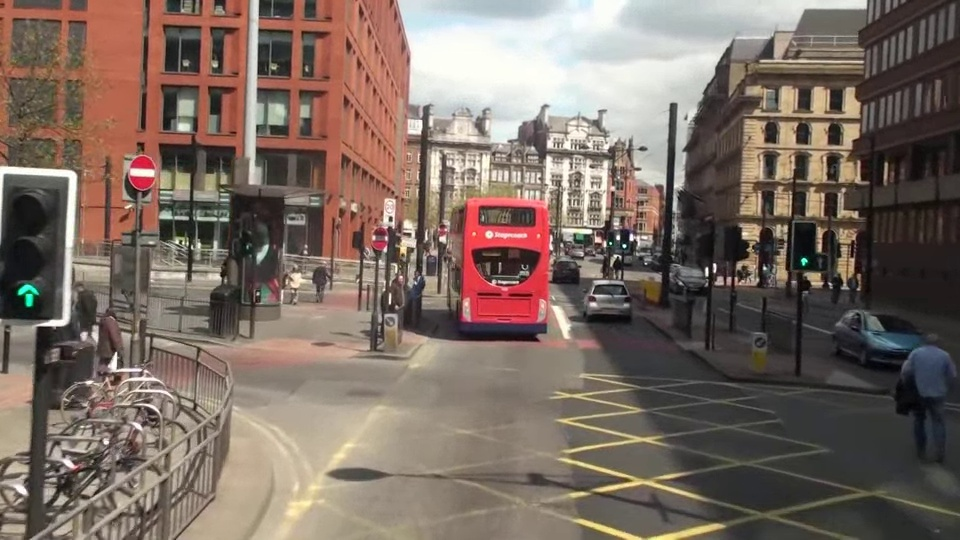
#> input picture E04/mot_color70.jpg, 960 x 540 px
$ python 1.py
#> lines starting #> are read from the running program, lines starting #| are printed output that depends on the picture
import cv2 as cv  # OpenCV를 불러옵니다.
import matplotlib.pyplot as plt  # 시각화용 matplotlib을 불러옵니다.

image_path = "mot_color70.jpg"  # 입력 이미지 파일명을 지정합니다.
image_bgr = cv.imread(image_path)  # 이미지를 BGR 형식으로 읽습니다.
#> image_bgr is the input picture: shape (540, 960, 3); mean B, G, R 98.4, 107.7, 123.2

if image_bgr is None:  # 이미지 로드 실패 여부를 확인합니다.
    raise FileNotFoundError(f"이미지를 찾을 수 없습니다: {image_path}")  # 파일 없음 예외를 발생시킵니다.

gray = cv.cvtColor(image_bgr, cv.COLOR_BGR2GRAY)  # 특징점 검출을 위해 그레이스케일로 변환합니다.
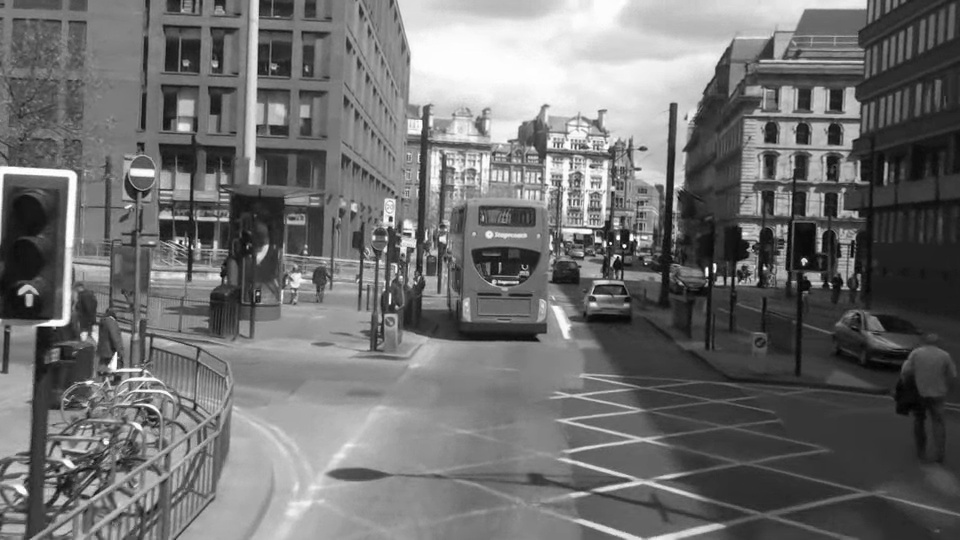
#> gray: shape (540, 960); min 1, max 255, mean 111.3
sift = cv.SIFT_create(nfeatures=1000)  # SIFT 객체를 생성하고 최대 특징점 수를 제한합니다.
keypoints, descriptors = sift.detectAndCompute(gray, None)  # 특징점과 기술자를 계산합니다.
#> keypoints = 1000 keypoints; strongest (x, y, size): (624, 246, 2.5), (618, 238, 3.1), (804, 261, 4.3), (707, 269, 2.6)

vis_bgr = cv.drawKeypoints(  # 특징점 정보를 원본 이미지 위에 그립니다.
    image_bgr,  # 원본 BGR 이미지를 전달합니다.
    keypoints,  # 검출된 특징점 목록을 전달합니다.
    None,  # 결과 이미지를 새로 생성하도록 설정합니다.
    flags=cv.DRAW_MATCHES_FLAGS_DRAW_RICH_KEYPOINTS,  # 특징점의 크기와 방향까지 표시합니다.
)  # 특징점 시각화 결과를 생성합니다.
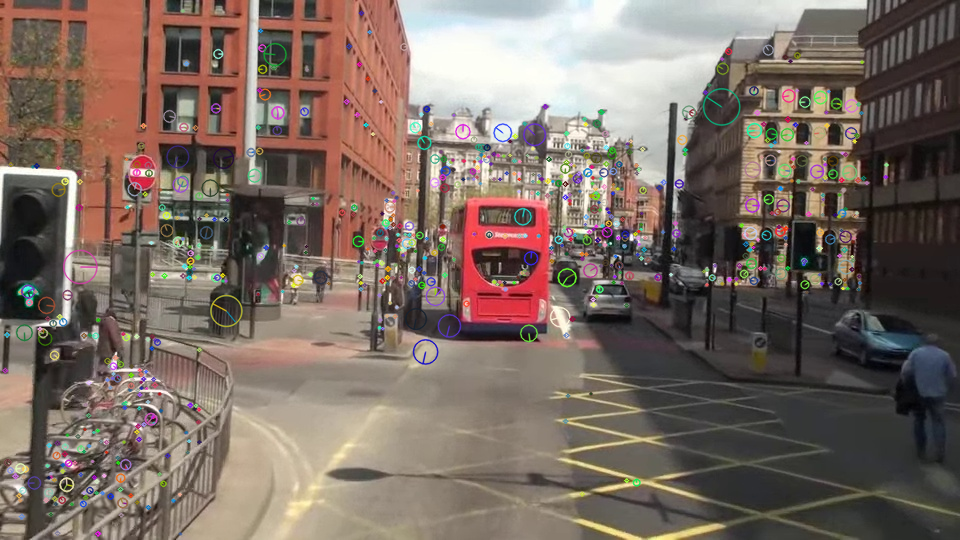
#> vis_bgr: shape (540, 960, 3); mean B, G, R 98.9, 107.8, 122.8

image_rgb = cv.cvtColor(image_bgr, cv.COLOR_BGR2RGB)  # 원본 이미지를 RGB로 변환합니다.
vis_rgb = cv.cvtColor(vis_bgr, cv.COLOR_BGR2RGB)  # 특징점 이미지를 RGB로 변환합니다.

plt.figure(figsize=(14, 6))  # 출력 창 크기를 설정합니다.

plt.subplot(1, 2, 1)  # 왼쪽 서브플롯을 선택합니다.
plt.imshow(image_rgb)  # 원본 이미지를 표시합니다.
plt.title("Original Image")  # 왼쪽 제목을 설정합니다.
plt.axis("off")  # 축을 숨깁니다.

plt.subplot(1, 2, 2)  # 오른쪽 서브플롯을 선택합니다.
plt.imshow(vis_rgb)  # 특징점 시각화 이미지를 표시합니다.
plt.title(f"SIFT Keypoints: {len(keypoints)}")  # 특징점 개수를 제목에 표시합니다.
plt.axis("off")  # 축을 숨깁니다.

plt.tight_layout()  # 서브플롯 간 간격을 자동 조정합니다.
plt.show()  # 화면에 결과를 출력합니다.
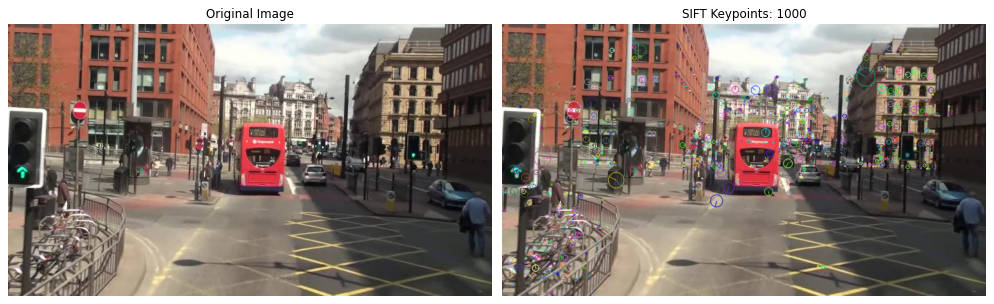
#> figure drawn by matplotlib, 2 panels

$ run again, with E04/mot_color83.jpg copied over E04/mot_color70.jpg
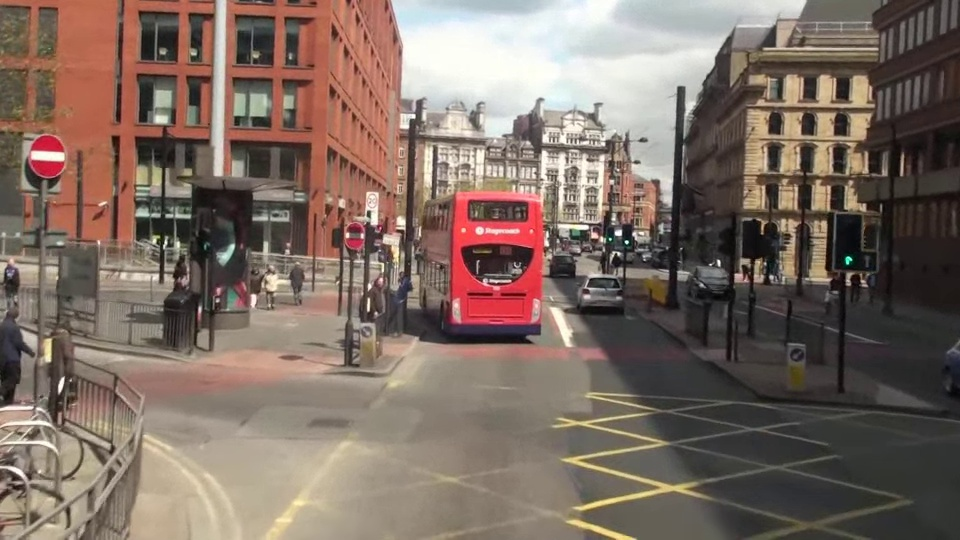
#> input picture E04/mot_color83.jpg, 960 x 540 px
#> image_bgr is the input picture: shape (540, 960, 3); mean B, G, R 99.1, 108.8, 125.8
#> `gray = cv.cvtColor(image_bgr, cv.COLOR_BGR2GRAY)`:
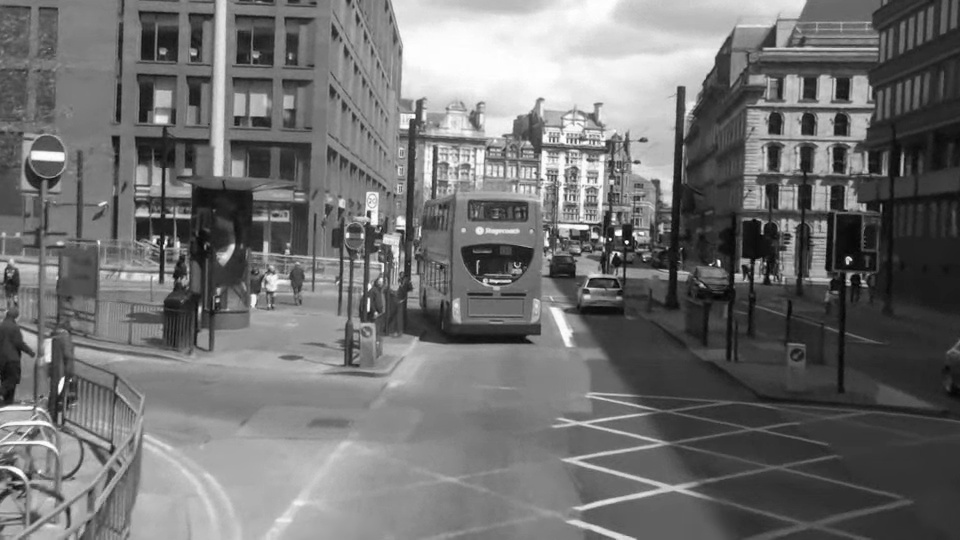
#> gray: shape (540, 960); min 1, max 255, mean 112.8
#> keypoints = 1000 keypoints; strongest (x, y, size): (627, 242, 2.5), (618, 233, 4.8), (610, 239, 1.9), (848, 260, 4.9)
#> `plt.show()`:
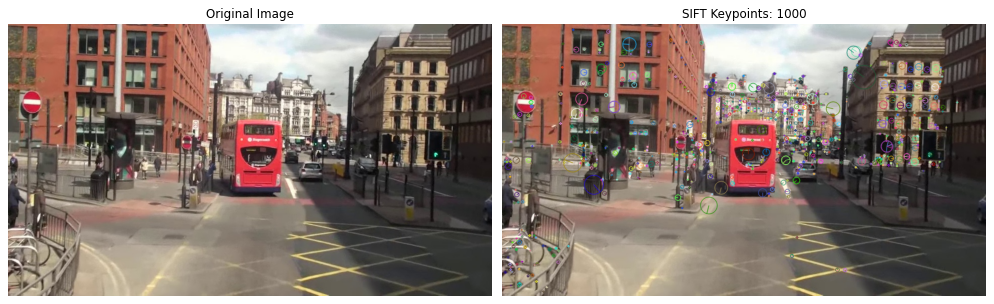
#> figure drawn by matplotlib, 2 panels

$ run again, with E04/img1.jpg copied over E04/mot_color70.jpg
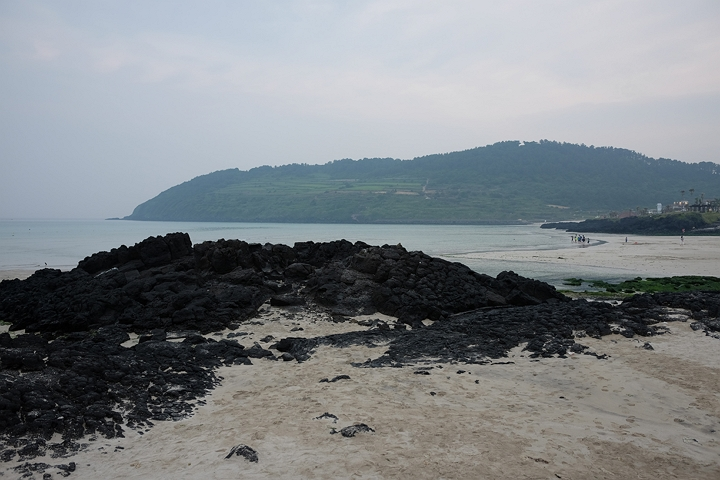
#> input picture E04/img1.jpg, 720 x 480 px
#> image_bgr is the input picture: shape (480, 720, 3); mean B, G, R 134.2, 130.6, 125.7
#> `gray = cv.cvtColor(image_bgr, cv.COLOR_BGR2GRAY)`:
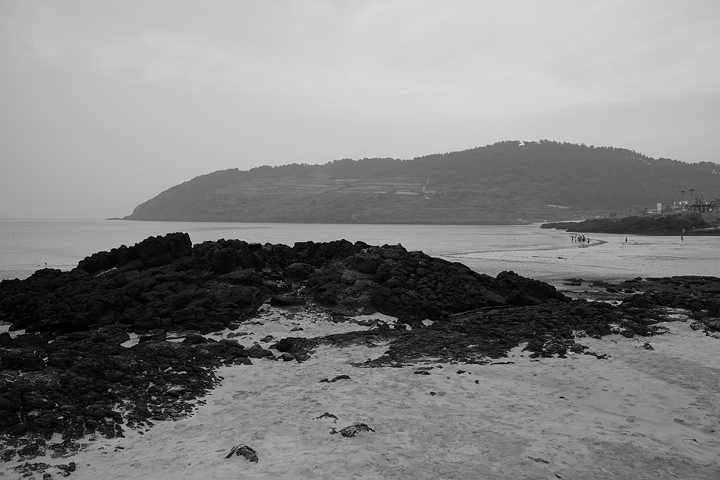
#> gray: shape (480, 720); min 0, max 219, mean 129.5
#> keypoints = 927 keypoints; strongest (x, y, size): (619, 303, 2.6), (427, 373, 2.2), (205, 368, 1.9), (440, 367, 2.1)
#> `plt.show()`:
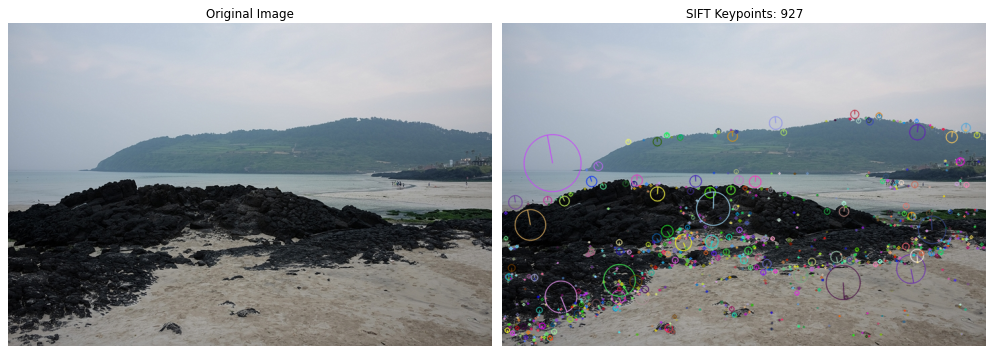
#> figure drawn by matplotlib, 2 panels

$ run again, with E04/img2.jpg copied over E04/mot_color70.jpg
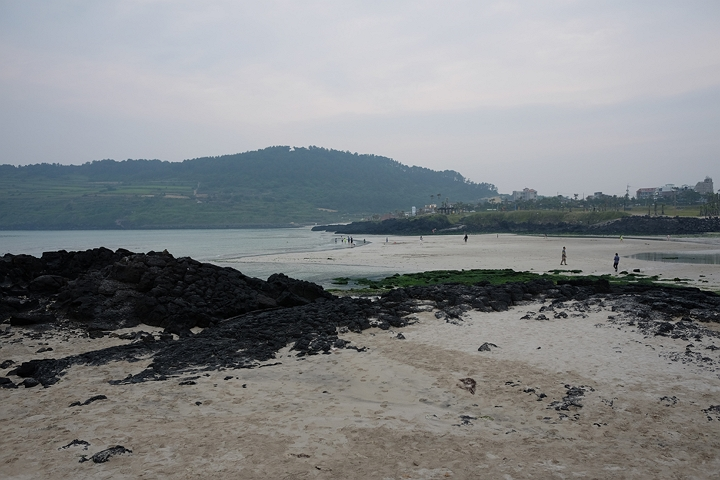
#> input picture E04/img2.jpg, 720 x 480 px
#> image_bgr is the input picture: shape (480, 720, 3); mean B, G, R 134.4, 132.3, 129.6
#> `gray = cv.cvtColor(image_bgr, cv.COLOR_BGR2GRAY)`:
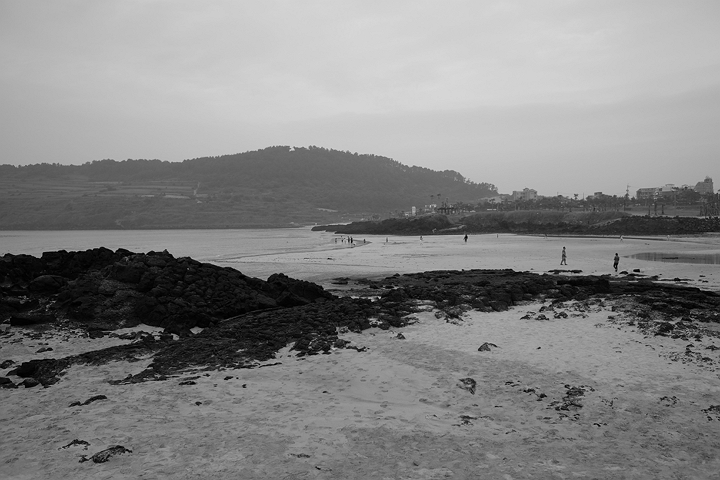
#> gray: shape (480, 720); min 0, max 218, mean 131.7
#> keypoints = 965 keypoints; strongest (x, y, size): (466, 237, 2), (638, 270, 2.3), (635, 270, 1.9), (244, 386, 2.5)
#> `plt.show()`:
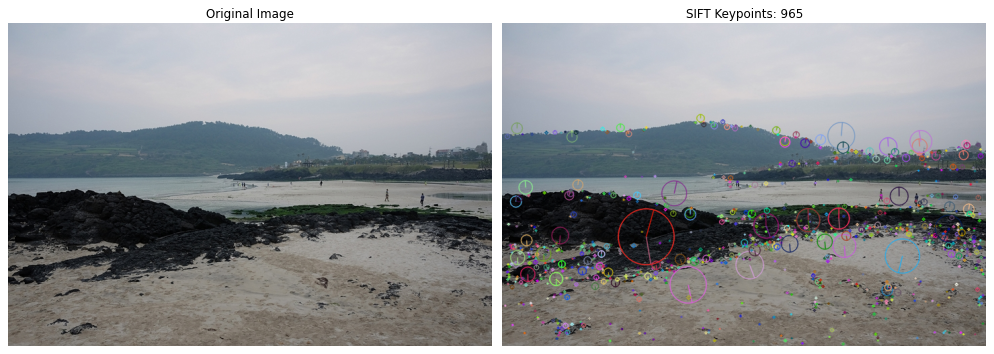
#> figure drawn by matplotlib, 2 panels
